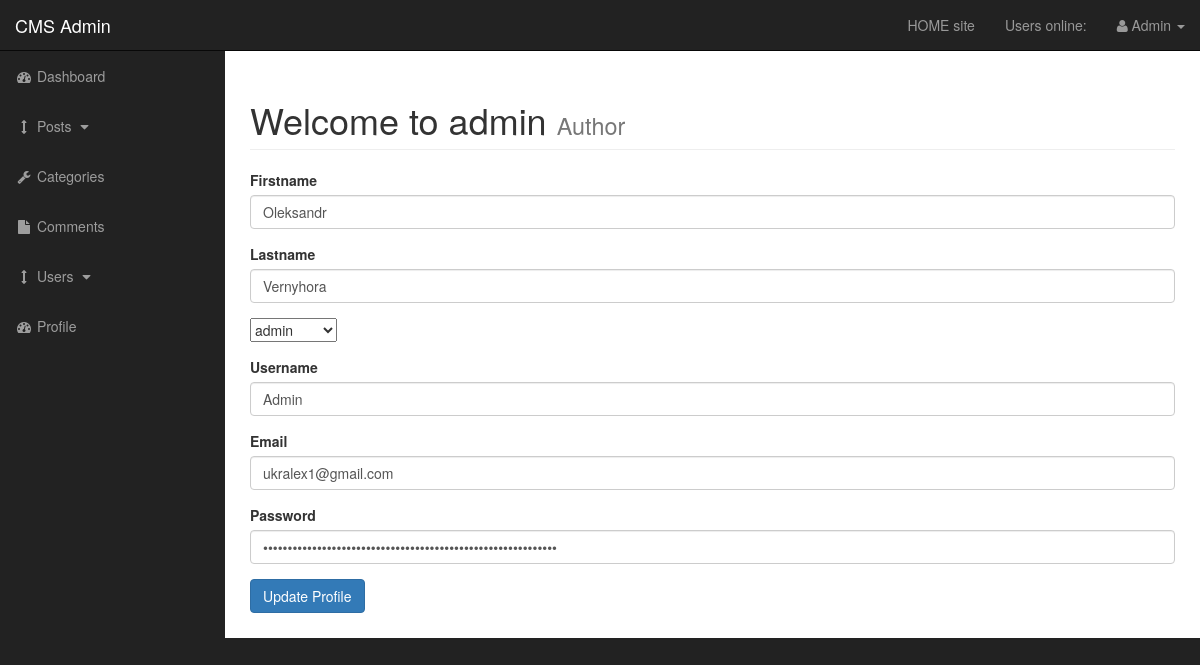
/admin/profile.php (signed in), run on the app's committed database.
### tables this page shows
CREATE TABLE `users` (
  `user_id` int(3) NOT NULL,
  `username` varchar(255) NOT NULL,
  `user_password` varchar(255) NOT NULL,
  `user_firstname` varchar(255) NOT NULL,
  `user_lastname` varchar(255) NOT NULL,
  `user_email` varchar(255) NOT NULL,
  `user_image` text NOT NULL,
  `user_role` varchar(255) NOT NULL,
  `randSalt` varchar(255) NOT NULL DEFAULT '$2y$10$iusesomecrazystrings22'
);

### admin/profile.php (the view, shortened to what this page needs)
<?php include "includes/admin_header.php"?>
<?php
  if (isset($_SESSION['username'])) {
      $username = $_SESSION['username'];
      $query = "SELECT * FROM users WHERE username = '{$username}' ";
      $select_user_profile_query = mysqli_query($connection, $query);
      while($row = mysqli_fetch_array($select_user_profile_query)) {
        $username = $row['username'];
        $user_password = $row['user_password'];
        $user_firstname = $row['user_firstname'];
        $user_lastname = $row['user_lastname'];
        $user_email = $row['user_email'];
        $user_role = $row['user_role'];
      }
  }
?>
    <div id="wrapper">
<?php include "includes/admin_navigation.php" ?>
        <div id="page-wrapper">
            <div class="container-fluid">
        <div class="row">
            <div class="col-lg-12">
                <h1 class="page-header">
                Welcome to admin
                <small>Author</small>
                </h1>
<form action="" method="post" enctype="multipart/form-data">
    <div class="form-group">
        <label for="title">Firstname</label>
        <input type="text" value="<?php echo $user_firstname; ?>" class="form-control" name="user_firstname">
    </div>
     <div class="form-group">
        <label for="post_status">Lastname</label>
        <input type="text" value="<?php echo $user_lastname; ?>" class="form-control" name="user_lastname">
    </div>
    <div class="form-group">
        <select name="user_role" id="">
        <option value="subscriber"><?php echo $user_role; ?></option>
        </select>
    </div>
    <div class="form-group">
        <label for="post_tags">Username</label>
        <input type="text" value="<?php echo $username; ?>" class="form-control" name="username">
    </div>
    <div class="form-group">
        <label for="post_content">Email</label>
        <input type="email" value="<?php echo $user_email; ?>" class="form-control" name="user_email">
    </div>
    <div class="form-group">
        <label for="post_content">Password</label>
        <input type="password" value="<?php echo $user_password; ?>" class="form-control" name="user_password">
    </div>
    <div class="form-group">
        <input type="submit" class="btn btn-primary" name="edit_user" value="Update Profile">
    </div>
</form>
            </div>
        </div>
            </div>
        </div>
<?php include "includes/admin_footer.php"?>

### admin/css/sb-admin.css (style rules this page uses)
body { margin-top: 100px; background-color: #222; }
@media (min-width:768px) { body { margin-top: 50px; } }
#wrapper { padding-left: 0; }
#page-wrapper { width: 100%; padding: 0; background-color: #fff; }
@media (min-width:768px) { #wrapper { padding-left: 225px; } }
@media (min-width:768px) { #page-wrapper { padding: 10px; } }

### data on the page
users: user_firstname "Oleksandr", user_lastname "Vernyhora", user_role "admin", username "Admin", user_email "ukralex1@gmail.com"

### other printed values
$_SESSION['username'] "Admin"
